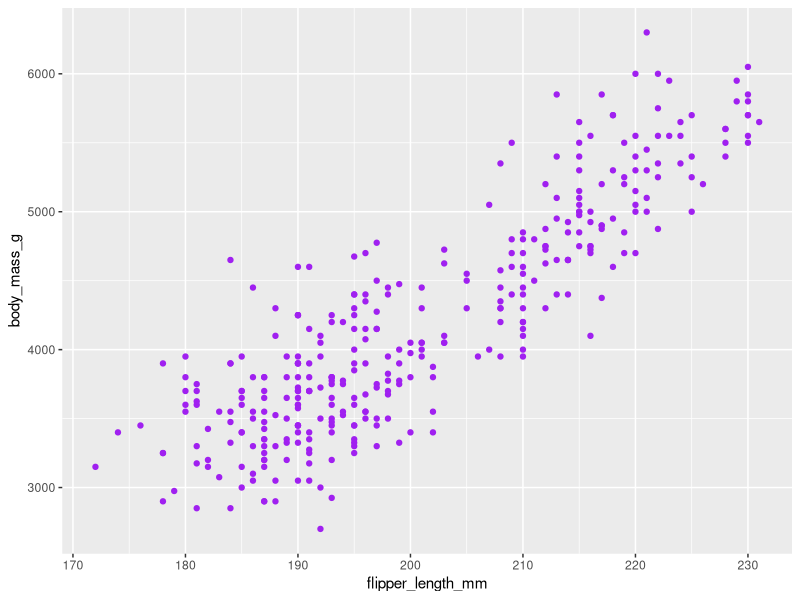

Recreate this plot in R.
## ---- chunk 1
library(tidyverse)
library(palmerpenguins)
## ---- chunk 2
ggplot(data=penguins,aes(x=flipper_length_mm,y=body_mass_g))+
  geom_point(color="purple")
